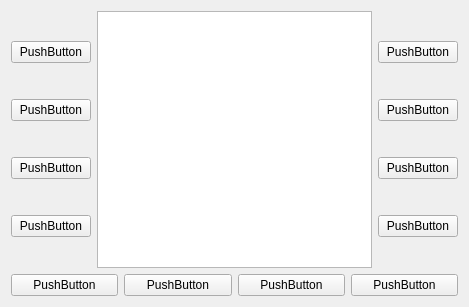
<?xml version="1.0" encoding="UTF-8"?>
<ui version="4.0">
 <class>Form</class>
 <widget class="QWidget" name="Form">
  <property name="geometry">
   <rect>
    <x>0</x>
    <y>0</y>
    <width>469</width>
    <height>307</height>
   </rect>
  </property>
  <property name="windowTitle">
   <string>Form</string>
  </property>
  <layout class="QVBoxLayout" name="verticalLayout_4">
   <item>
    <layout class="QVBoxLayout" name="verticalLayout_3">
     <item>
      <layout class="QHBoxLayout" name="horizontalLayout_2">
       <item>
        <layout class="QVBoxLayout" name="verticalLayout_2">
         <item>
          <widget class="QPushButton" name="push_button_1">
           <property name="text">
            <string>PushButton</string>
           </property>
          </widget>
         </item>
         <item>
          <widget class="QPushButton" name="pushButton_2">
           <property name="text">
            <string>PushButton</string>
           </property>
          </widget>
         </item>
         <item>
          <widget class="QPushButton" name="pushButton_3">
           <property name="text">
            <string>PushButton</string>
           </property>
          </widget>
         </item>
         <item>
          <widget class="QPushButton" name="pushButton_4">
           <property name="text">
            <string>PushButton</string>
           </property>
          </widget>
         </item>
        </layout>
       </item>
       <item>
        <widget class="QTextEdit" name="textEdit"/>
       </item>
       <item>
        <layout class="QVBoxLayout" name="verticalLayout">
         <item>
          <widget class="QPushButton" name="pushButton_5">
           <property name="text">
            <string>PushButton</string>
           </property>
          </widget>
         </item>
         <item>
          <widget class="QPushButton" name="pushButton_6">
           <property name="text">
            <string>PushButton</string>
           </property>
          </widget>
         </item>
         <item>
          <widget class="QPushButton" name="pushButton_7">
           <property name="text">
            <string>PushButton</string>
           </property>
          </widget>
         </item>
         <item>
          <widget class="QPushButton" name="pushButton_8">
           <property name="text">
            <string>PushButton</string>
           </property>
          </widget>
         </item>
        </layout>
       </item>
      </layout>
     </item>
     <item>
      <layout class="QHBoxLayout" name="horizontalLayout">
       <item>
        <widget class="QPushButton" name="pushButton_12">
         <property name="text">
          <string>PushButton</string>
         </property>
        </widget>
       </item>
       <item>
        <widget class="QPushButton" name="pushButton_9">
         <property name="text">
          <string>PushButton</string>
         </property>
        </widget>
       </item>
       <item>
        <widget class="QPushButton" name="pushButton_10">
         <property name="text">
          <string>PushButton</string>
         </property>
        </widget>
       </item>
       <item>
        <widget class="QPushButton" name="pushButton_11">
         <property name="text">
          <string>PushButton</string>
         </property>
        </widget>
       </item>
      </layout>
     </item>
    </layout>
   </item>
  </layout>
 </widget>
 <resources/>
 <connections/>
</ui>
